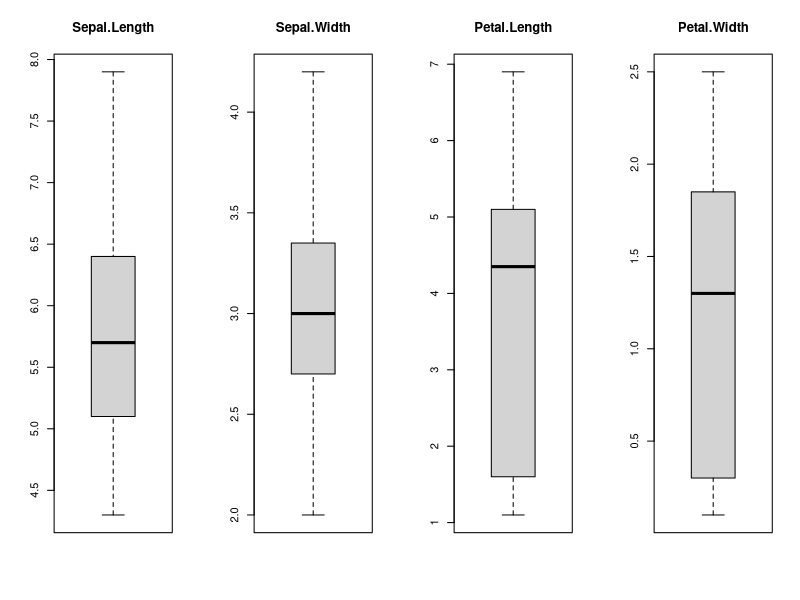
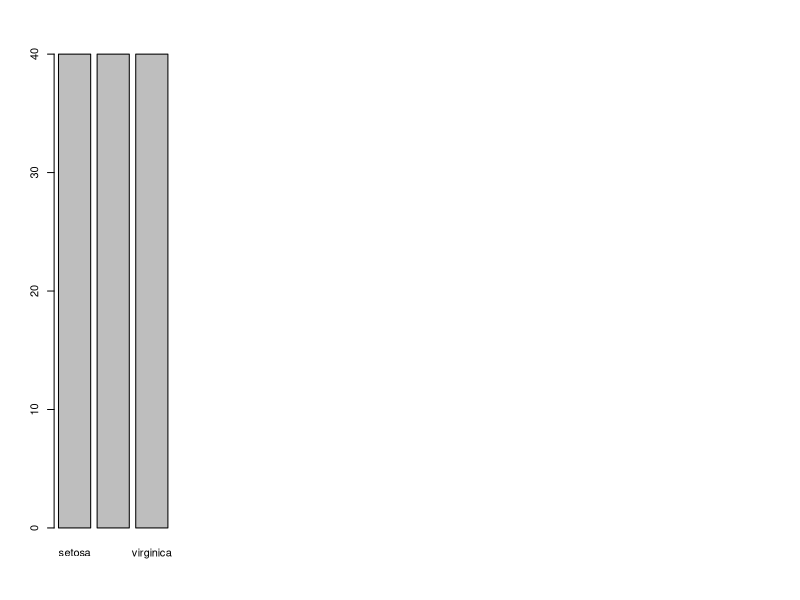
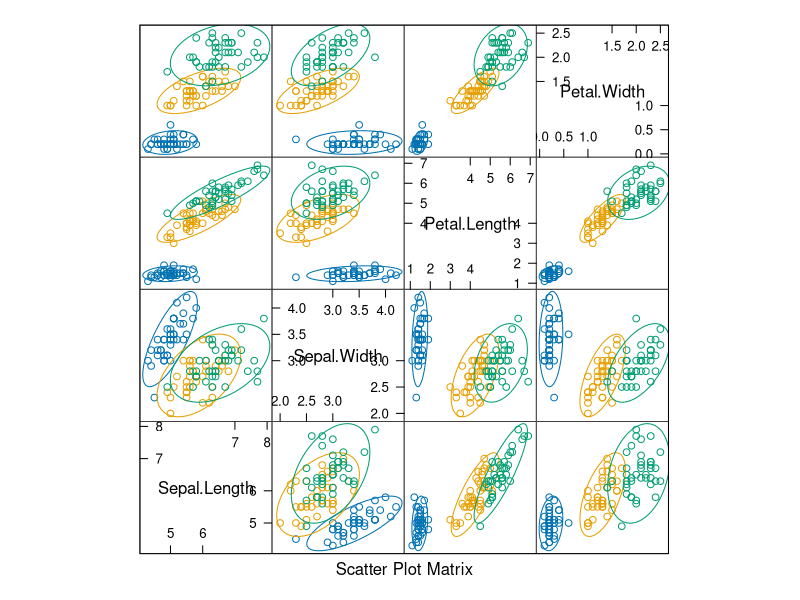
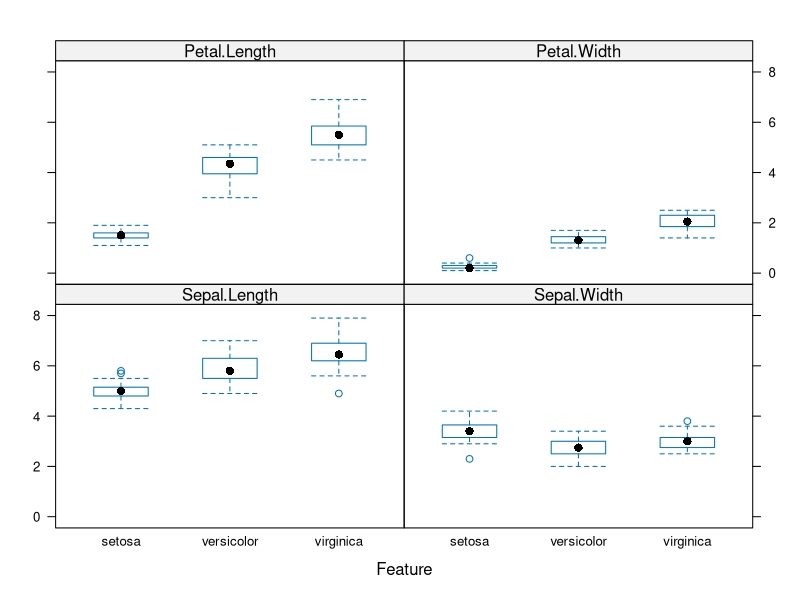
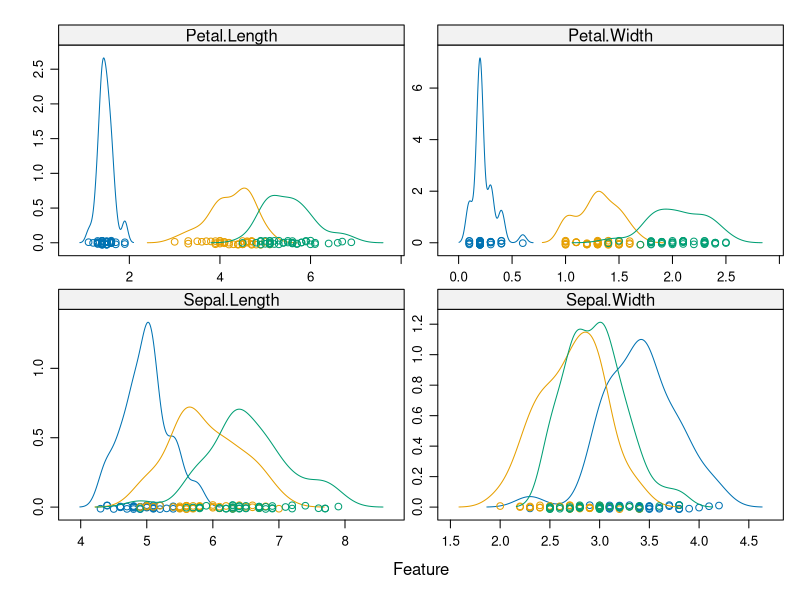
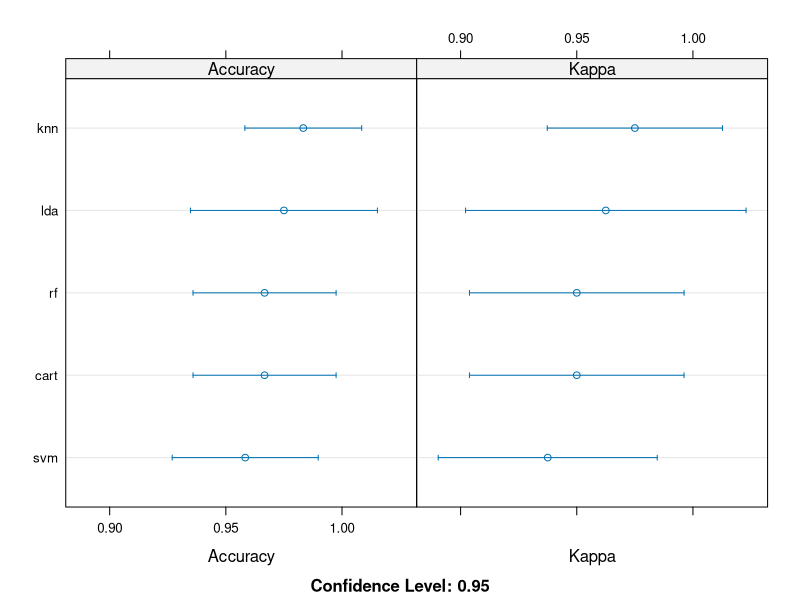

Here is the R script that generated these plots, in order:
#copied from https://machinelearningmastery.com/machine-learning-in-r-step-by-step/

library(caret)
#install.packages("ellipse")
library(ellipse)

# attach the iris dataset to the environment
data(iris)
# rename the dataset
dataset <- iris
# create a list of 80% of the rows in the original dataset we can use for training
validation_index <- createDataPartition(dataset$Species, p=0.80, list=FALSE)
# select 20% of the data for validation
validation <- dataset[-validation_index,]
# use the remaining 80% of data to training and testing the models
dataset <- dataset[validation_index,]

# dimensions of dataset
dim(dataset)
# list types for each attribute
sapply(dataset, class)
# take a peek at the first 5 rows of the data
head(dataset)
# list the levels for the class
levels(dataset$Species)
# summarize the class distribution
percentage <- prop.table(table(dataset$Species)) * 100
cbind(freq=table(dataset$Species), percentage=percentage)

# summarize attribute distributions
summary(dataset)

#4. Visualize Dataset
#4.1 Univariate Plots

# split input and output
x <- dataset[,1:4]
y <- dataset[,5]

# boxplot for each attribute on one image
par(mfrow=c(1,4))
for(i in 1:4) {
  boxplot(x[,i], main=names(iris)[i])
}

# barplot for class breakdown
plot(y)

#4.2 Multivariate Plots

# scatterplot matrix
featurePlot(x=x, y=y, plot="ellipse")

# box and whisker plots for each attribute
featurePlot(x=x, y=y, plot="box")

# density plots for each attribute by class value
scales <- list(x=list(relation="free"), y=list(relation="free"))
featurePlot(x=x, y=y, plot="density", scales=scales)

#5. Evaluate Some Algorithms
#5.1 Test Harness
# Run algorithms using 10-fold cross validation
control <- trainControl(method="cv", number=10)
metric <- "Accuracy"

#Let’s build our five models:
# a) linear algorithms
set.seed(7)
fit.lda <- train(Species~., data=dataset, method="lda", metric=metric, trControl=control)
# b) nonlinear algorithms
# CART
set.seed(7)
fit.cart <- train(Species~., data=dataset, method="rpart", metric=metric, trControl=control)
# kNN
set.seed(7)
fit.knn <- train(Species~., data=dataset, method="knn", metric=metric, trControl=control)
# c) advanced algorithms
# SVM
set.seed(7)
fit.svm <- train(Species~., data=dataset, method="svmRadial", metric=metric, trControl=control)
# Random Forest
set.seed(7)
fit.rf <- train(Species~., data=dataset, method="rf", metric=metric, trControl=control)

#5.3 Select Best Model
#summarize accuracy of models
results <- resamples(list(lda=fit.lda, cart=fit.cart, knn=fit.knn, svm=fit.svm, rf=fit.rf))
summary(results)

# compare accuracy of models
dotplot(results)

# summarize Best Model
print(fit.lda)

#6. Make Predictions

# estimate skill of LDA on the validation dataset
predictions <- predict(fit.lda, validation)
confusionMatrix(predictions, validation$Species)
